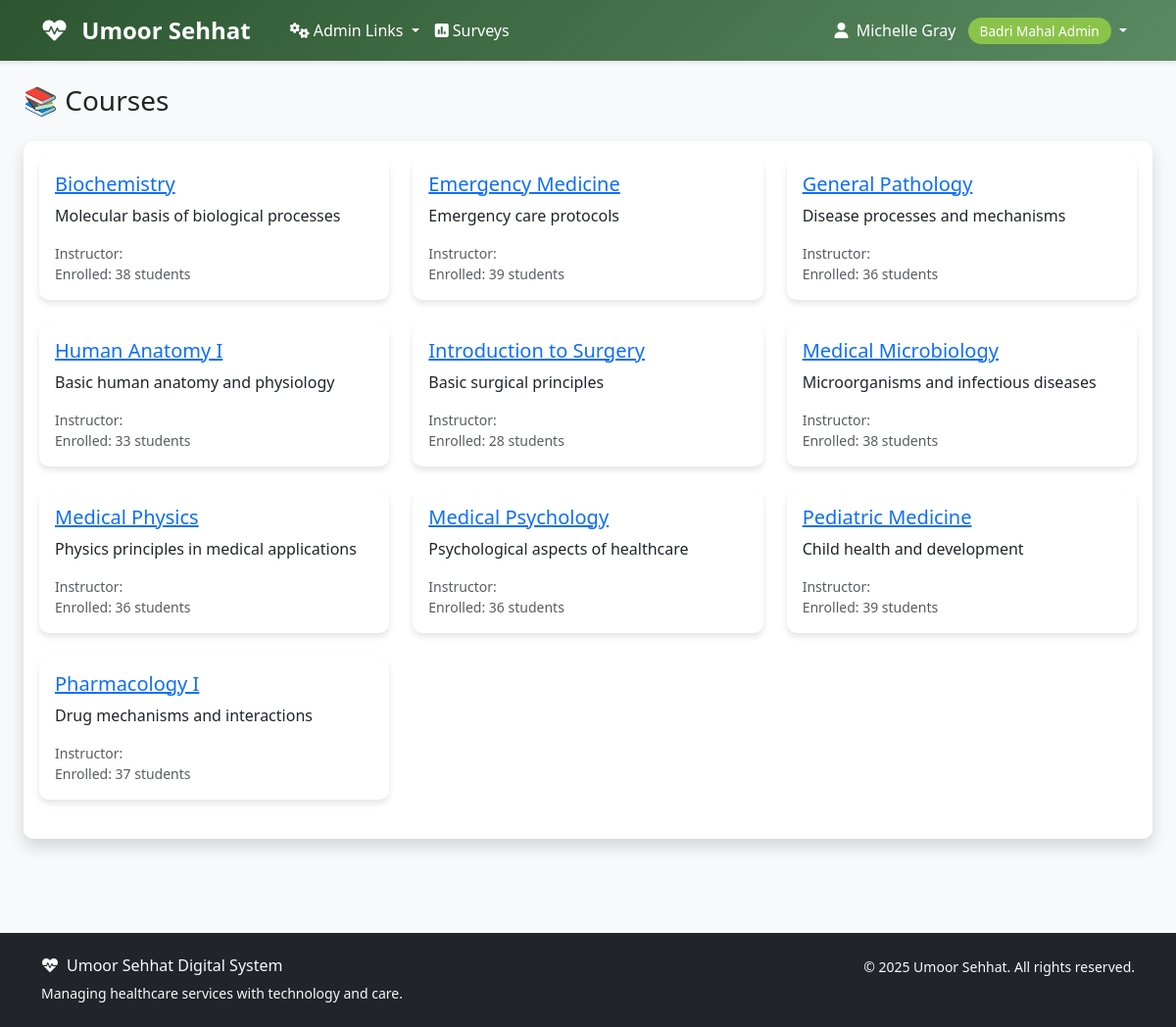
Page /students/courses/ (signed in) on the committed database.
### accounts/models.py (models this page shows, shortened)
class User(AbstractUser):
    ROLE_CHOICES = [
        ('aamil', 'Aamil'),
        ('moze_coordinator', 'Moze Coordinator'),
        ('doctor', 'Doctor'),
        ('student', 'Student'),
        ('badri_mahal_admin', 'Badri Mahal Admin'),
    ]
    role = models.CharField(max_length=20, choices=ROLE_CHOICES, default='student')
    its_id = models.CharField(
        max_length=8,
        unique=True,
        null=True,
        blank=True,
        validators=[RegexValidator(
            regex=r'^\d{8}$',
            message='ITS ID must be exactly 8 digits',
            code='invalid_its_id'
        )],
        help_text='8-digit ITS ID'
    )
    phone_number = models.CharField(max_length=15, blank=True, null=True)
    profile_photo = models.URLField(blank=True, null=True)
    arabic_name = models.CharField(max_length=100, blank=True, null=True)
    age = models.PositiveIntegerField(blank=True, null=True)
    verified_certificate = models.FileField(upload_to='certificates/', blank=True, null=True)
    specialty = models.CharField(max_length=100, blank=True, null=True)
    college = models.CharField(max_length=100, blank=True, null=True)  # For students
    specialization = models.CharField(max_length=100, blank=True, null=True)  # For students
    created_at = models.DateTimeField(auto_now_add=True)
    updated_at = models.DateTimeField(auto_now=True)
    def get_full_name(self):
        if self.arabic_name:
            return self.arabic_name
        return super().get_full_name() or self.username
    @property
    def is_aamil(self):
        return self.role == 'aamil'
    @property
    def is_moze_coordinator(self):
        return self.role == 'moze_coordinator'
    @property
    def is_doctor(self):
        return self.role == 'doctor'
    @property
    def is_student(self):
        return self.role == 'student'
    @property
    def is_admin(self):
        return self.role == 'badri_mahal_admin' or self.is_superuser
    class Meta:
        verbose_name = 'User'
        verbose_name_plural = 'Users'
        ordering = ['first_name', 'last_name']

### students/models.py (models this page shows, shortened)
class Course(models.Model):
    code = models.CharField(max_length=20, unique=True)
    name = models.CharField(max_length=200)
    description = models.TextField(blank=True)
    credits = models.PositiveIntegerField(default=3)
    level = models.CharField(
        max_length=20,
        choices=[
            ('beginner', 'Beginner'),
            ('intermediate', 'Intermediate'),
            ('advanced', 'Advanced'),
        ],
        default='beginner'
    )
    prerequisites = models.ManyToManyField('self', blank=True, symmetrical=False)
    instructor = models.ForeignKey(
        settings.AUTH_USER_MODEL,
        on_delete=models.SET_NULL,
        null=True,
        blank=True,
        limit_choices_to={'role__in': ['doctor', 'badri_mahal_admin']},
        related_name='courses_taught'
    )
    is_active = models.BooleanField(default=True)
    max_students = models.PositiveIntegerField(default=30)
    created_at = models.DateTimeField(auto_now_add=True)
    class Meta:
        ordering = ['code']
    @property
    def enrollment_count(self):
        return self.enrollments.filter(status='enrolled').count()

### students/views.py (the view, shortened to what this page needs)
# urls.py: path('courses/', views.CourseListView.as_view(), name='course_list'),
class CourseListView(LoginRequiredMixin, ListView):
    model = Course
    template_name = 'students/course_list.html'
    context_object_name = 'courses'
    paginate_by = 20
    def get_queryset(self):
        user = self.request.user
        if user.role == "admin":
            queryset = Course.objects.all()
        elif user.role == "aamil" or user.role == "moze_coordinator":
            queryset = Course.objects.filter(
                Q(instructor=user) | Q(enrollments__student__user__role="aamil")
            ).distinct()
        else:
            student_profile = Student.objects.filter(user=user).first()
            if student_profile:
                queryset = Course.objects.filter(
                    Q(enrollments__student=student_profile) | Q(is_active=True)
                ).distinct()
            else:
                queryset = Course.objects.filter(is_active=True)
        category_filter = self.request.GET.get('category')
        if category_filter:
            queryset = queryset.filter(category=category_filter)
        level_filter = self.request.GET.get('level')
        if level_filter:
            queryset = queryset.filter(level=level_filter)
        status_filter = self.request.GET.get('status')
        if status_filter == 'active':
            queryset = queryset.filter(is_active=True)
        elif status_filter == 'inactive':
            queryset = queryset.filter(is_active=False)
        search = self.request.GET.get('search')
        return queryset.select_related('instructor').annotate(
            student_count=Count('enrollments')
        ).order_by('name')
    def get_context_data(self, **kwargs):
        context = super().get_context_data(**kwargs)
        context['categories'] = [
            ('beginner', 'Beginner'),
            ('intermediate', 'Intermediate'),
            ('advanced', 'Advanced'),
        ]
        context['levels'] = [
            ('beginner', 'Beginner'),
            ('intermediate', 'Intermediate'),
            ('advanced', 'Advanced'),
        ]
        context['current_filters'] = {
            'category': self.request.GET.get('category', ''),
            'level': self.request.GET.get('level', ''),
            'status': self.request.GET.get('status', ''),
            'search': self.request.GET.get('search', ''),
        }
        return context

### templates/students/course_list.html (shortened to what this page needs)
{% extends 'base.html' %}
{% block content %}
<div class="container-fluid">
    <div class="row mb-4">
        <div class="col-12">
            <h1 class="h3 mb-0 text-gray-800">📚 Courses</h1>
        </div>
    </div>
    <div class="card shadow mb-4">
        <div class="card-body">
            {% if courses %}
                <div class="row">
                    {% for course in courses %}
                    <div class="col-md-6 col-lg-4 mb-4">
                        <div class="card h-100">
                            <div class="card-body">
                                <h5 class="card-title">
                                    <a href="{% url 'students:course_detail' course.pk %}">{{ course.name }}</a>
                                </h5>
                                <p class="card-text">{{ course.description|truncatechars:100 }}</p>
                                <div class="text-muted small">
                                    Instructor: {{ course.instructor.get_full_name }}<br>
                                    Enrolled: {{ course.enrollment_count }} students
                                </div>
                            </div>
                        </div>
                    </div>
                    {% endfor %}
                </div>
            {% else %}
                <p class="text-muted">No courses available.</p>
            {% endif %}
        </div>
    </div>
</div>
{% endblock %}

### templates/base.html (shortened to what this page needs)
<!DOCTYPE html>
<html lang="en">
<head>
    <link href="https://cdn.jsdelivr.net/npm/bootstrap@5.3.0/dist/css/bootstrap.min.css" rel="stylesheet">
    <link href="https://cdnjs.cloudflare.com/ajax/libs/font-awesome/6.0.0/css/all.min.css" rel="stylesheet">
</head>
<body>
    <nav class="navbar navbar-expand-lg navbar-custom">
        <div class="container">
            <a class="navbar-brand text-white" href="{% url 'dashboard' %}">
                <i class="fas fa-heartbeat me-2"></i>
                Umoor Sehhat
            </a>
            <div class="collapse navbar-collapse" id="navbarNav">
                {% if user.is_authenticated %}
                    <ul class="navbar-nav me-auto">
                        {% if user.is_admin %}
                            <li class="nav-item dropdown">
                                <a class="nav-link dropdown-toggle" href="#" id="adminDropdown" role="button" data-bs-toggle="dropdown" aria-expanded="false">
                                    <i class="fas fa-cogs me-1"></i>Admin Links
                                </a>
                            </li>
                        {% endif %}
                        <li class="nav-item">
                            <a class="nav-link" href="{% url 'surveys:list' %}" class="text-decoration-none">
                                <i class="fas fa-poll me-1"></i>Surveys
                            </a>
                        </li>
                    </ul>
                    <ul class="navbar-nav">
                        <li class="nav-item dropdown">
                            <a class="nav-link dropdown-toggle" href="#" id="navbarDropdown" role="button" data-bs-toggle="dropdown">
                                <i class="fas fa-user me-1"></i>
                                {{ user.get_full_name|default:user.username }}
                                <span class="role-badge ms-2">{{ user.get_role_display }}</span>
                            </a>
                        </li>
                    </ul>
                {% endif %}
            </div>
        </div>
    </nav>
    <main class="container-fluid py-4">
        {% block content %}{% endblock %}
    </main>
    <footer class="bg-dark text-light py-4 mt-5">
        <div class="container">
            <div class="row">
                <div class="col-md-6">
                    <h6><i class="fas fa-heartbeat me-2"></i>Umoor Sehhat Digital System</h6>
                    <p class="small mb-0">Managing healthcare services with technology and care.</p>
                </div>
                <div class="col-md-6 text-md-end">
                    <p class="small mb-0">
                        &copy; {% now "Y" %} Umoor Sehhat. All rights reserved.
                    </p>
                </div>
            </div>
        </div>
    </footer>
</body>
</html>

### templates/base.html (style rules this page uses)
:root { --primary-color: #2c5530; --secondary-color: #5a8a61; --accent-color: #8bc34a; --text-dark: #2d3436; --bg-light: #f8f9fa; }
body { font-family: 'Segoe UI', Tahoma, Geneva, Verdana, sans-serif; background-color: var(--bg-light); }
.navbar-brand { font-weight: bold; color: white !important; font-size: 1.5rem; margin-right: 2rem; }
.navbar-custom { background: linear-gradient(135deg, var(--primary-color), var(--secondary-color)); box-shadow: 0 2px 4px rgba(0,0,0,.1); }
.navbar-custom .navbar-nav .nav-link { color: white !important; font-weight: 500; transition: all 0.3s ease; }
.card { border: none; border-radius: 10px; box-shadow: 0 4px 6px rgba(0,0,0,.1); transition: transform 0.3s ease; }
.role-badge { background: var(--accent-color); color: white; padding: 4px 12px; border-radius: 20px; font-size: 0.85rem; font-weight: 500; }

### rows in the picture
User: get_full_name "Michelle Gray", role "Badri Mahal Admin"
Course: name "Biochemistry", description "Molecular basis of biological processes", enrollment_count "38"
Course: name "Emergency Medicine", description "Emergency care protocols", enrollment_count "39"
Course: name "General Pathology", description "Disease processes and mechanisms", enrollment_count "36"
Course: name "Human Anatomy I", description "Basic human anatomy and physiology", enrollment_count "33"
Course: name "Introduction to Surgery", description "Basic surgical principles", enrollment_count "28"
Course: name "Medical Microbiology", description "Microorganisms and infectious diseases", enrollment_count "38"
Course: name "Medical Physics", description "Physics principles in medical applications", enrollment_count "36"
Course: name "Medical Psychology", description "Psychological aspects of healthcare", enrollment_count "36"
Course: name "Pediatric Medicine", description "Child health and development", enrollment_count "39"
Course: name "Pharmacology I", description "Drug mechanisms and interactions", enrollment_count "37"
